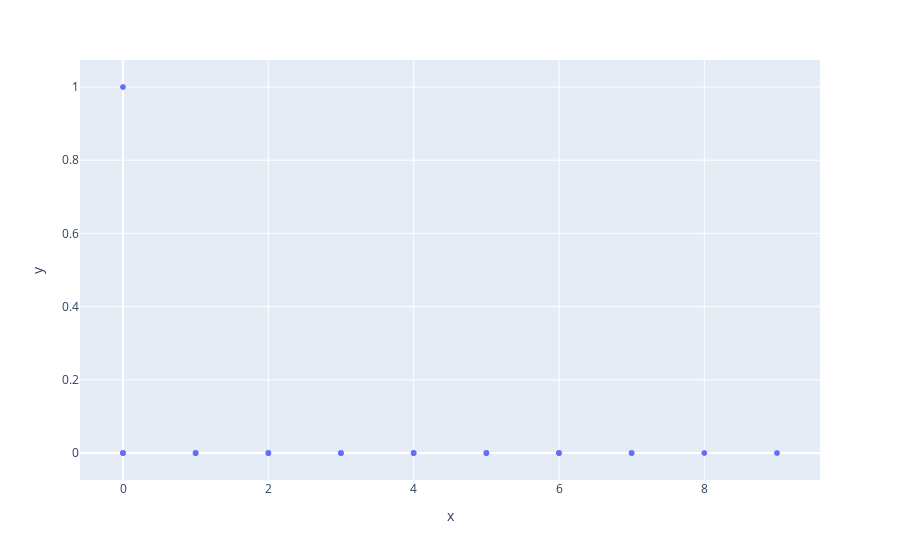

The notebook cell saved with this chart:
### Code cell
import plotly.express as px

fig = px.scatter(y=y_pred["0"], x=y_pred.feat)
fig.show()

### Figure 1 — Plotly figure (JSON) as saved in the notebook; plotly's stock layout.template omitted (floating-point values rounded to 4 significant figures; data arrays with more than 128 entries replaced by an {"elided": "..."} marker saying what was removed)
{"data": [{"hovertemplate": "x=%{x}<br>y=%{y}<extra></extra>", "legendgroup": "", "marker": {"color": "#636efa", "symbol": "circle"}, "mode": "markers", "name": "", "showlegend": false, "type": "scattergl", "x": {"elided": "125924 int values"}, "xaxis": "x", "y": {"elided": "125924 int values"}, "yaxis": "y"}], "layout": {"legend": {"tracegroupgap": 0}, "margin": {"t": 60}, "xaxis": {"anchor": "y", "domain": [0, 1], "title": {"text": "x"}}, "yaxis": {"anchor": "x", "domain": [0, 1], "title": {"text": "y"}}}}
